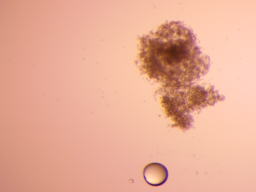
#> input picture oocytes_gent/train/images/1.4.tif, 256 x 192 px, found by its file name; its folder holds 4 pictures in this run
$ jupyter execute --allow-errors jpg_to_tiff.ipynb
#> lines starting #> are read from the running program, lines starting #| are printed output that depends on the picture
[cell 1]
import PIL
from PIL import Image
import os

# oocytes Gent

## Convert imgs from .jpg to .tif and populate images folder

[cell 2]
img_size = (256, 192)

[cell 3]
path_old = '/Users/gathanasiou/data/eurova/cumulus_database/oocytes/'
path_new = '/Users/gathanasiou/git/Learn_Noisy_Labels_Medical_Images/oocytes_gent/train/images/'

[cell 4]
path_masks = '/Users/gathanasiou/data/eurova/cumulus_database/masks/AR/immature/'
list_names = []
for img in os.listdir(path_masks):
    if img.endswith('.png'):
        print(img)
        list_names.append(str(img))

print(len(list_names))

[cell 5]
# errors in immature only, for every 1.*
# for mature it works fine for all :S :S :S
#list_names.remove('1.17.png')

[cell 6]
phase = 'mature/'
for img in list_names:
    if img.endswith('.png'):

        print(img)
        im = Image.open(os.path.join(path_old + phase, img))
        print(im.size)
        tif_img_path = path_new + str(img[:-4]) + '.tif'
        print(tif_img_path)

        im.thumbnail(img_size)
        im.save(tif_img_path)

[cell 7]
path_AR = '/Users/gathanasiou/data/eurova/cumulus_database/masks/AR/mature/'
path_HS = '/Users/gathanasiou/data/eurova/cumulus_database/masks/HS/mature/'
path_SG = '/Users/gathanasiou/data/eurova/cumulus_database/masks/SG/mature/'
path_output_AR = '/Users/gathanasiou/git/Learn_Noisy_Labels_Medical_Images/oocytes_gent/train/AR/'
path_output_HS = '/Users/gathanasiou/git/Learn_Noisy_Labels_Medical_Images/oocytes_gent/train/HS/'
path_output_SG = '/Users/gathanasiou/git/Learn_Noisy_Labels_Medical_Images/oocytes_gent/train/SG/'

[cell 8]
for img in list_names:
    if img.endswith('.png'):

        #AR
        im = Image.open(os.path.join(path_AR, img))
        im.thumbnail(img_size)
        im.save(path_output_AR + img[:-4] + '.tif')
        #HS
        im = Image.open(os.path.join(path_HS, img))
        im.thumbnail(img_size)
        im.save(path_output_HS + img[:-4] + '.tif')
        #SG
        im = Image.open(os.path.join(path_SG, img))
        im.thumbnail(img_size)
        im.save(path_output_SG + img[:-4] + '.tif')

[cell 9]
path_avrg = '/Users/gathanasiou/data/eurova/cumulus_database/masks/avrg/mature/'
path_output_avrg = '/Users/gathanasiou/git/Learn_Noisy_Labels_Medical_Images/oocytes_gent/train/avrg/'

[cell 10]
for img in list_names:
    if img.endswith('.png'):

        #avrg
        im = Image.open(os.path.join(path_avrg, img)).convert('L')
        im.thumbnail(img_size)
        im.save(path_output_avrg + img[:-4] + '.tif')

[cell 11]
import random

test_list = []
validate_list = []

#> (the rest of this cell did not finish here and is left out)

[cell 12]
import shutil

target_test_AR = '/Users/gathanasiou/git/Learn_Noisy_Labels_Medical_Images/oocytes_gent/test/AR'
target_test_HS = '/Users/gathanasiou/git/Learn_Noisy_Labels_Medical_Images/oocytes_gent/test/HS'
target_test_SG = '/Users/gathanasiou/git/Learn_Noisy_Labels_Medical_Images/oocytes_gent/test/SG'
target_val_AR = '/Users/gathanasiou/git/Learn_Noisy_Labels_Medical_Images/oocytes_gent/validate/AR'
target_val_HS = '/Users/gathanasiou/git/Learn_Noisy_Labels_Medical_Images/oocytes_gent/validate/HS'
target_val_SG = '/Users/gathanasiou/git/Learn_Noisy_Labels_Medical_Images/oocytes_gent/validate/SG'

[cell 13]
for file in test_list:

    shutil.move(os.path.join(path_output_AR, file[:-4] + '.tif'), target_test_AR)
    shutil.move(os.path.join(path_output_HS, file[:-4] + '.tif'), target_test_HS)
    shutil.move(os.path.join(path_output_SG, file[:-4] + '.tif'), target_test_SG)

[cell 14]
for file in validate_list:

    shutil.move(os.path.join(path_output_AR, file[:-4] + '.tif'), target_val_AR)
    shutil.move(os.path.join(path_output_HS, file[:-4] + '.tif'), target_val_HS)
    shutil.move(os.path.join(path_output_SG, file[:-4] + '.tif'), target_val_SG)

[cell 15]
target_test_imgs = '/Users/gathanasiou/git/Learn_Noisy_Labels_Medical_Images/oocytes_gent/test/images/'
target_val_imgs = '/Users/gathanasiou/git/Learn_Noisy_Labels_Medical_Images/oocytes_gent/validate/images/'

for file in test_list:

    shutil.move(os.path.join(path_new, file[:-4] + '.tif'), target_test_imgs)

for file in validate_list:

    shutil.move(os.path.join(path_new, file[:-4] + '.tif'), target_val_imgs)

## Convert images from .jpg to .tif and populate Gaussian folder

[cell 16]
path_old = '/Users/gathanasiou/data/eurova/oocyte_follicle_database/entropy/cleaned_roi_oocyte_follicles/'
path_new = '/Users/gathanasiou/git/Learn_Noisy_Labels_Medical_Images/oocytes_examples/train/Gaussian/'

[cell 17]
for img in os.listdir(path_old):
    if img.endswith('.jpg'):
        im = Image.open(os.path.join(path_old, img))
        im.save(path_new + img[:-4] + '.tif')

## Convert over/under masks from .jpg to .tif and populate over/under folder

[cell 18]
path_old = '/Users/gathanasiou/data/eurova/oocyte_follicle_database/entropy/max_min_data/real_masks/oocytes/'
path_new_over = '/Users/gathanasiou/git/Learn_Noisy_Labels_Medical_Images/oocytes_examples/train/Over/'
path_new_under = '/Users/gathanasiou/git/Learn_Noisy_Labels_Medical_Images/oocytes_examples/train/Under/'

[cell 19]
for img in os.listdir(path_old):
    if img.endswith('i.jpg'):
        im = Image.open(os.path.join(path_old, img))
        im.save(path_new_over + img[:-5] + '.tif')
    if img.endswith('j.jpg'):
        im = Image.open(os.path.join(path_old, img))
        im.save(path_new_under + img[:-5] + '.tif')

## Move wrong result masks to wrong folder

[cell 20]
path_old = '/Users/gathanasiou/data/eurova/oocyte_follicle_database/results/oocytes/oocytes_over_under_orig_gaus_300e_TLhuman/cleaned_roi_oocyte_follicles/'
path_new = '/Users/gathanasiou/git/Learn_Noisy_Labels_Medical_Images/oocytes_examples/train/Wrong/'

[cell 21]
for img in os.listdir(path_old):
    if img.endswith('.jpg'):
        im = Image.open(os.path.join(path_old, img))
        im.save(path_new + img[:-4] + '.tif')

## Resize from 600, 601, to 256

[cell 22]
path = '/Users/gathanasiou/git/Learn_Noisy_Labels_Medical_Images/oocytes_examples/train/Wrong/'

[cell 23]
img_size = (256, 256)

[cell 24]
for img in os.listdir(path):
    if img.endswith('.tif'):
        im = Image.open(os.path.join(path, img))
#> im is the input picture: PIL image 256x192 RGB; mean R, G, B 231.7, 172.6, 150.1
        im.thumbnail(img_size)
        im.save(path + img)

## Change channels

[cell 25]
path = '/Users/gathanasiou/git/Learn_Noisy_Labels_Medical_Images/oocytes_gent/validate/SG/'

[cell 26]
for img in os.listdir(path):
    if img.endswith('.tif'):
        im = Image.open(os.path.join(path, img)).convert('L')
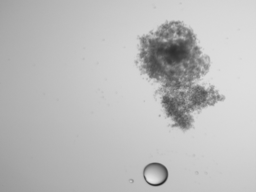
#> im: PIL image 256x192 L; min 37, max 230, mean 187.7
        im.save(path + img)
        print(path+img)


$ run again, on oocytes_gent/train/images/2.13.tif
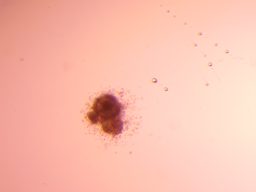
#> input picture oocytes_gent/train/images/2.13.tif, 256 x 192 px, found by its file name
#> im is the input picture: PIL image 256x192 RGB; mean R, G, B 248.9, 190.2, 174.3
#> `im = Image.open(os.path.join(path, img)).convert('L')`:
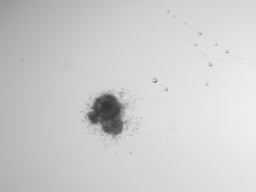
#> im: PIL image 256x192 L; min 51, max 239, mean 205.9
